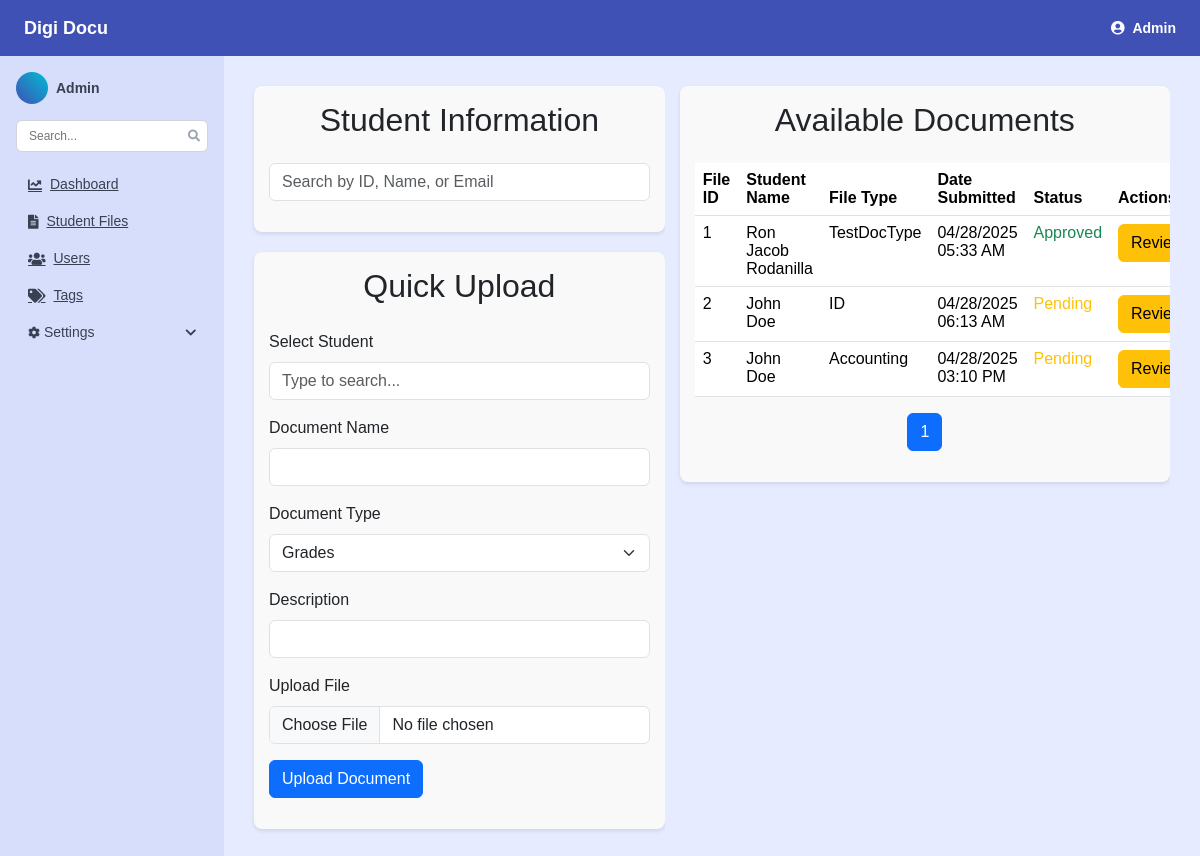
The page /admin_dashboard.php (signed in) on the database its author committed.
### tables this page shows
CREATE TABLE `user` (
  `user_id` int(11) NOT NULL,
  `stud_id` int(20) DEFAULT NULL,
  `email` varchar(255) NOT NULL,
  `user_name` varchar(255) NOT NULL,
  `password` varchar(255) NOT NULL,
  `role` enum('Student','Admin','Dean','Registrar') NOT NULL
);

CREATE TABLE `document` (
  `doc_id` int(11) NOT NULL,
  `stud_id` int(11) NOT NULL,
  `file_name` varchar(255) NOT NULL,
  `doc_type` varchar(100) NOT NULL,
  `doc_desc` varchar(255) DEFAULT NULL,
  `status` enum('Pending','Approved','Declined') DEFAULT 'Pending',
  `created_by` varchar(255) DEFAULT 'Admin',
  `uploaded_at` timestamp NOT NULL DEFAULT current_timestamp(),
  `updated_at` timestamp NOT NULL DEFAULT current_timestamp() ON UPDATE current_timestamp()
);

CREATE TABLE `student` (
  `stud_id` int(11) NOT NULL,
  `name` varchar(255) NOT NULL,
  `course` varchar(255) NOT NULL,
  `year_level` varchar(50) NOT NULL,
  `qpa` decimal(3,2) DEFAULT NULL,
  `min_grade` decimal(3,2) DEFAULT NULL,
  `is_regular_student` tinyint(1) DEFAULT 1,
  `took_only_curriculum_courses` tinyint(1) DEFAULT 1,
  `has_incomplete_grade` tinyint(1) DEFAULT 0,
  `has_dropped_or_failed` tinyint(1) DEFAULT 0,
  `violated_rules` tinyint(1) DEFAULT 0,
  `attendance_percent` decimal(5,2) DEFAULT NULL,
  `eligible` tinyint(1) DEFAULT NULL,
  `created_at` timestamp NOT NULL DEFAULT current_timestamp(),
  `updated_at` timestamp NOT NULL DEFAULT current_timestamp() ON UPDATE current_timestamp()
);

### admin_dashboard.php (the view, shortened to what this page needs)
<?php
include('include/db.php');
$limit = 10;
$page = isset($_GET['page']) ? (int)$_GET['page'] : 1;
$start = ($page - 1) * $limit;
$total_result = $conn->query("SELECT COUNT(*) AS total FROM document");
$total_docs = $total_result->fetch_assoc()['total'];
$total_pages = ceil($total_docs / $limit);
$sql = "SELECT document.doc_id, document.doc_type, document.uploaded_at, document.status, student.name
        FROM document
        INNER JOIN student ON document.stud_id = student.stud_id
        LIMIT ?, ?";
$stmt = $conn->prepare($sql);
$stmt->bind_param("ii", $start, $limit);
$stmt->execute();
$result = $stmt->get_result();
$documents = [];
while ($row = $result->fetch_assoc()) {
    $documents[] = $row;
}
?>
<html lang="en">
<head>
    <link rel="stylesheet" href="https://cdnjs.cloudflare.com/ajax/libs/font-awesome/5.15.3/css/all.min.css" />
    <link href="https://cdn.jsdelivr.net/npm/bootstrap@5.3.5/dist/css/bootstrap.min.css" rel="stylesheet"
>
    <link rel="stylesheet" href="css/global.css">
</head>
<body>
    <?php include('include/header.php'); ?>
    <div class="layout-wrapper">
        <?php include('include/sidebar.php'); ?>
        <div class="main-content flex-grow-1">
            <div class="d-flex">
                <div class="admin-left-container">
                    <main class="content-area">
                        <section class="student-select">
                            <h2 class="text-center mb-4">Student Information</h2>
                            <input type="text" id="studentSearch" class="form-control mb-3"
                                placeholder="Search by ID, Name, or Email">
                        </section>
                        <section class="quick-upload">
                            <h2 class="text-center mb-4">Quick Upload</h2>
                            <form action="include/upload_document.php" method="POST" enctype="multipart/form-data">
                                <div class="mb-3 position-relative">
                                    <label for="studentInput" class="form-label">Select Student</label>
                                    <input type="text" class="form-control" id="studentInput"
                                        placeholder="Type to search..." autocomplete="off">
                                </div>
                                <div class="mb-3">
                                    <label for="docName" class="form-label">Document Name</label>
                                    <input type="text" class="form-control" id="docName" name="file_name" required>
                                </div>
                                <div class="mb-3">
                                    <label for="docType" class="form-label">Document Type</label>
                                    <select class="form-select" id="docType" name="doc_type" required>
                                        <option value="Grades">Grades</option>
                                    </select>
                                </div>
                                <div class="mb-3">
                                    <label for="docDesc" class="form-label">Description</label>
                                    <input type="text" class="form-control" id="docDesc" name="doc_desc" required>
                                </div>
                                <div class="mb-3">
                                    <label for="fileUpload" class="form-label">Upload File</label>
                                    <input class="form-control" type="file" id="fileUpload" name="document_file"
                                        required>
                                </div>
                                <button type="submit" class="btn btn-primary">Upload Document</button>
                            </form>
                        </section>
                    </main>
                </div>
                <div class="admin-right-container">
                    <main class="content-area">
                        <section class="student-select">
                            <h2 class="text-center mb-4">Available Documents</h2>
                            <table class="table">
                                <thead>
                                    <tr>
                                        <th scope="col">File ID</th>
                                        <th scope="col">Student Name</th>
                                        <th scope="col">File Type</th>
                                        <th scope="col">Date Submitted</th>
                                        <th scope="col">Status</th>
                                        <th scope="col">Actions</th>
                                    </tr>
                                </thead>
                                <tbody>
                                    <?php foreach ($documents as $doc): ?>
                                    <tr
                                        onclick="window.location.href='document-detail.php?doc_id=<?php echo $doc['doc_id']; ?>'">
                                        <td><?php echo htmlspecialchars($doc['doc_id']); ?></td>
                                        <td><?php echo htmlspecialchars($doc['name']); ?></td>
                                        <td><?php echo htmlspecialchars($doc['doc_type']); ?></td>
                                        <td><?= date('m/d/Y h:i A', strtotime($doc['uploaded_at'])) ?></td>
                                        <td class="<?php
            if ($doc['status'] == 'Pending') {
                echo 'text-warning';
            } elseif ($doc['status'] == 'Approved') {
                echo 'text-success';
            } elseif ($doc['status'] == 'Declined') {
                echo 'text-danger';
            } elseif ($doc['status'] == 'In Review') {
                echo 'text-warning';
            } else {
                echo 'text-muted';
            }
        ?>">
                                            <?php echo htmlspecialchars($doc['status']); ?>
                                        </td>
                                        <td>
                                            <button type="button" class="btn btn-warning"
                                                onclick="event.stopPropagation(); window.location.href='document-detail.php?doc_id=<?php echo $doc['doc_id']; ?>'">Review</button>
                                        </td>
                                    </tr>
                                    <?php endforeach; ?>
                                </tbody>
                            </table>
                            <div class="d-flex justify-content-center mt-3">
                                <nav aria-label="Page navigation example">
                                    <ul class="pagination">
                                        <?php for ($i = 1; $i <= $total_pages; $i++): ?>
                                        <li class="page-item <?php if ($i == $page) echo 'active'; ?>">
                                            <a class="page-link" href="?page=<?php echo $i; ?>"><?php echo $i; ?></a>
                                        </li>
                                        <?php endfor; ?>
                                    </ul>
                                </nav>
                            </div>
                        </section>
                    </main>
                </div>
            </div>
</body>
</html>

### include/header.php (shortened to what this page needs)
<?php
if (isset($_SESSION['user_id'])) {
    $user_id = $_SESSION['user_id'];
    $sql = "SELECT user_name FROM user WHERE user_id = ?";
    $stmt = $conn->prepare($sql);
    $stmt->bind_param("i", $user_id);
    $stmt->execute();
    $result = $stmt->get_result();
    $user = $result->fetch_assoc();
}
?>
<header>
    <div onclick="window.location.href='landing.php'">Digi Docu</div>
    <div class="user-menu">
        <div class="user" onclick="toggleDropdown()">
            <i class="fas fa-user-circle"></i>
            <span><?php echo htmlspecialchars($user['user_name'] ?? 'User'); ?></span>
        </div>
    </div>
</header>

### include/sidebar.php (shortened to what this page needs)
<?php
$role = $_SESSION['role'] ?? 'Guest';
?>
<aside>
  <div class="profile">
    <div class="avatar"></div>
    <div class="name"><?php echo htmlspecialchars($user['user_name'] ?? 'User'); ?></div>
  </div>
  <div class="search-wrapper">
    <input type="text" placeholder="Search..." />
  </div>
  <nav>
    <?php if ($role == 'Admin') { ?>
        <a href="admin_dashboard.php"><i class="fas fa-chart-line"></i> Dashboard</a>
        <a href="documents.php"><i class="fas fa-file-alt"></i> Student Files</a>
    <?php } ?>
    <?php if ($role == 'Admin') { ?>
        <a href="users.php"><i class="fas fa-users"></i> Users</a>
        <a href="tags.php"><i class="fas fa-tags"></i> Tags</a>
        <div class="settings" onclick="window.location.href='settings.php'">
          <div><i class="fas fa-cog"></i> Settings</div>
        <i class="fas fa-chevron-down"></i>
        </div>
    <?php } ?>
  </nav>
</aside>

### css/global.css (style rules this page uses)
.admin-left-container { display: flex; width: 45%; height: 100%; background-color: #e6ebff; }
.admin-right-container { display: flex; width: 55%; height: 100%; padding-right: 15px; background-color: #e6ebff; }
.quick-upload, .eligibility-verification, .student-select, .user-registration, .registered-users, .search-user, .home-section, .dean-status, .dean-requirements, .dean-document-list { background: #f9f9f9; padding: 15px; margin-bottom: 20px; border-radius: 8px; box-shadow: 0 2px 4px rgba(0, 0, 0, 0.1); }
html, body { margin: 0; padding: 0; height: 100%; font-family: sans-serif; background-color: #e6ebff; }
.layout-wrapper { display: flex; height: 100vh; }
aside { width: 240px; flex-shrink: 0; }
.content-area { flex-grow: 1; padding-left: 15px; padding-top: 15px; overflow-y: auto; background-color: #e6ebff; }
.main-content { flex-grow: 1; padding: 15px; background-color: #e6ebff; }

### include/header.php (style rules this page uses)
header { background-color: #3f51b5; color: white; height: 56px; display: flex; justify-content: space-between; align-items: center; padding: 0 24px; font-weight: 600; font-size: 1.125rem; flex-shrink: 0; }
header .user { display: flex; align-items: center; gap: 8px; font-size: 0.875rem; cursor: pointer; position: relative; }
.user-menu { position: relative; }

### include/sidebar.php (style rules this page uses)
aside { background-color: #d7defc; width: 224px; padding: 16px; display: flex; flex-direction: column; gap: 16px; color: #374151; font-size: 0.875rem; flex-shrink: 0; overflow-y: auto; }
aside .profile { display: flex; align-items: center; gap: 8px; font-weight: 600; }
aside .profile .avatar { width: 32px; height: 32px; border-radius: 9999px; background: linear-gradient(45deg, #3f51b5, #00bcd4); color: white; font-weight: 600; font-size: 0.75rem; display: flex; align-items: center; justify-content: center; user-select: none; }
aside .search-wrapper { position: relative; }
aside input[type="text"] { width: 100%; padding: 6px 32px 6px 12px; border: 1px solid #d1d5db; border-radius: 6px; font-size: 0.75rem; outline-offset: 2px; outline-color: #3f51b5; }
aside nav { display: flex; flex-direction: column; gap: 4px; }
aside nav a, aside nav .settings { display: flex; align-items: center; gap: 8px; padding: 6px 12px; border-radius: 6px; cursor: pointer; color: #374151; font-size: 0.875rem; user-select: none; }
aside nav .settings { justify-content: space-between; }
aside nav .settings i { font-size: 0.75rem; color: #374151; }

### rows shown on the page
user: user_name "Admin"
document: doc_id "1", stud.name "Ron Jacob Rodanilla", doc_type "TestDocType", uploaded_at "04/28/2025 05:33 AM", status "Approved"
document: doc_id "2", stud.name "John Doe", doc_type "ID", uploaded_at "04/28/2025 06:13 AM", status "Pending"
document: doc_id "3", stud.name "John Doe", doc_type "Accounting", uploaded_at "04/28/2025 03:10 PM", status "Pending"
